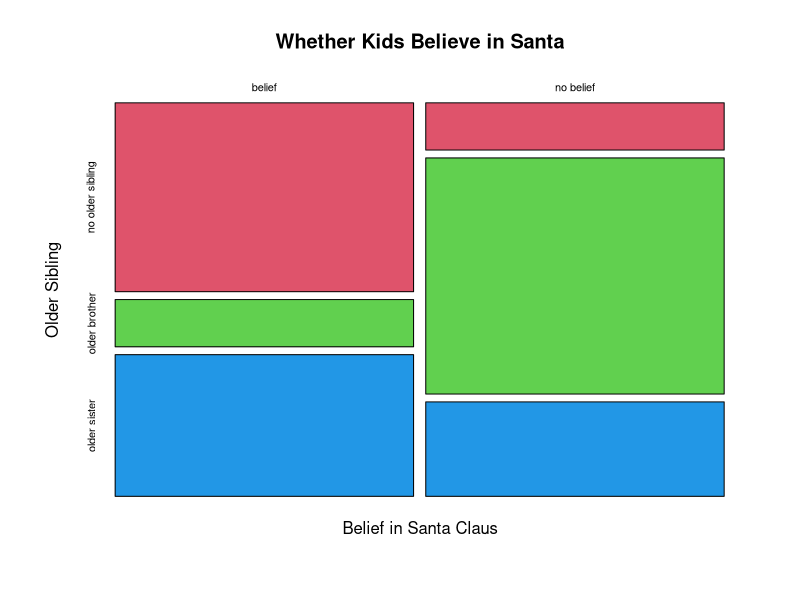

Recreate this plot in R.
santa <- data.frame(belief=c('no belief','no belief','no belief','no belief',
                             'belief','belief','belief','belief',
                             'belief','belief','no belief','no belief',
                             'belief','belief','no belief','no belief'),
                    sibling=c('older brother','older brother','older brother','older sister',
                              'no older sibling','no older sibling','no older sibling','older sister',
                              'older brother','older sister','older brother','older sister',
                              'no older sibling','older sister','older brother','no older sibling'))
totals = table(santa$belief,santa$sibling)
mosaicplot(totals,main="Whether Kids Believe in Santa",
           xlab="Belief in Santa Claus",ylab="Older Sibling",
           col=c(2,3,4))
                    